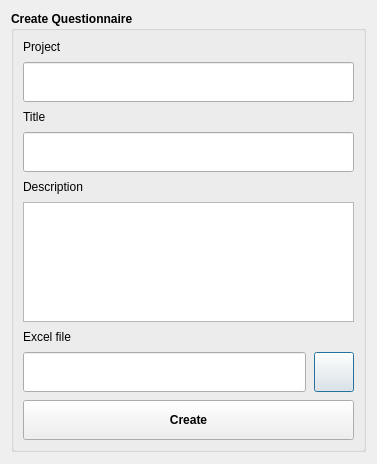
<?xml version="1.0" encoding="UTF-8"?>
<ui version="4.0">
 <class>DlgQuestionnaire</class>
 <widget class="QDialog" name="DlgQuestionnaire">
  <property name="geometry">
   <rect>
    <x>0</x>
    <y>0</y>
    <width>377</width>
    <height>464</height>
   </rect>
  </property>
  <property name="sizePolicy">
   <sizepolicy hsizetype="Preferred" vsizetype="Maximum">
    <horstretch>0</horstretch>
    <verstretch>0</verstretch>
   </sizepolicy>
  </property>
  <property name="windowTitle">
   <string>Create Questionnaire</string>
  </property>
  <layout class="QVBoxLayout" name="verticalLayout">
   <item>
    <widget class="QGroupBox" name="groupBox">
     <property name="sizePolicy">
      <sizepolicy hsizetype="Preferred" vsizetype="Maximum">
       <horstretch>0</horstretch>
       <verstretch>0</verstretch>
      </sizepolicy>
     </property>
     <property name="font">
      <font>
       <weight>75</weight>
       <bold>true</bold>
      </font>
     </property>
     <property name="layoutDirection">
      <enum>Qt::LeftToRight</enum>
     </property>
     <property name="title">
      <string>Create Questionnaire</string>
     </property>
     <layout class="QVBoxLayout" name="verticalLayout_3">
      <property name="spacing">
       <number>8</number>
      </property>
      <item>
       <widget class="QLabel" name="label">
        <property name="sizePolicy">
         <sizepolicy hsizetype="Preferred" vsizetype="Fixed">
          <horstretch>0</horstretch>
          <verstretch>0</verstretch>
         </sizepolicy>
        </property>
        <property name="font">
         <font>
          <weight>50</weight>
          <bold>false</bold>
         </font>
        </property>
        <property name="text">
         <string>Project</string>
        </property>
       </widget>
      </item>
      <item>
       <widget class="QLineEdit" name="projectLineEdit">
        <property name="sizePolicy">
         <sizepolicy hsizetype="Expanding" vsizetype="Fixed">
          <horstretch>0</horstretch>
          <verstretch>0</verstretch>
         </sizepolicy>
        </property>
        <property name="minimumSize">
         <size>
          <width>0</width>
          <height>40</height>
         </size>
        </property>
        <property name="maximumSize">
         <size>
          <width>16777215</width>
          <height>40</height>
         </size>
        </property>
        <property name="font">
         <font>
          <weight>50</weight>
          <bold>false</bold>
         </font>
        </property>
       </widget>
      </item>
      <item>
       <widget class="QLabel" name="label_2">
        <property name="sizePolicy">
         <sizepolicy hsizetype="Preferred" vsizetype="Fixed">
          <horstretch>0</horstretch>
          <verstretch>0</verstretch>
         </sizepolicy>
        </property>
        <property name="font">
         <font>
          <weight>50</weight>
          <bold>false</bold>
         </font>
        </property>
        <property name="text">
         <string>Title</string>
        </property>
       </widget>
      </item>
      <item>
       <widget class="QLineEdit" name="titleLineEdit">
        <property name="sizePolicy">
         <sizepolicy hsizetype="Expanding" vsizetype="Fixed">
          <horstretch>0</horstretch>
          <verstretch>0</verstretch>
         </sizepolicy>
        </property>
        <property name="minimumSize">
         <size>
          <width>0</width>
          <height>40</height>
         </size>
        </property>
        <property name="maximumSize">
         <size>
          <width>16777215</width>
          <height>40</height>
         </size>
        </property>
        <property name="font">
         <font>
          <weight>50</weight>
          <bold>false</bold>
         </font>
        </property>
       </widget>
      </item>
      <item>
       <widget class="QLabel" name="label_3">
        <property name="sizePolicy">
         <sizepolicy hsizetype="Preferred" vsizetype="Fixed">
          <horstretch>0</horstretch>
          <verstretch>0</verstretch>
         </sizepolicy>
        </property>
        <property name="font">
         <font>
          <weight>50</weight>
          <bold>false</bold>
         </font>
        </property>
        <property name="text">
         <string>Description</string>
        </property>
       </widget>
      </item>
      <item>
       <widget class="QTextEdit" name="descriptionTextEdit">
        <property name="minimumSize">
         <size>
          <width>0</width>
          <height>120</height>
         </size>
        </property>
        <property name="maximumSize">
         <size>
          <width>16777215</width>
          <height>120</height>
         </size>
        </property>
        <property name="font">
         <font>
          <weight>50</weight>
          <bold>false</bold>
         </font>
        </property>
       </widget>
      </item>
      <item>
       <widget class="QLabel" name="label_4">
        <property name="sizePolicy">
         <sizepolicy hsizetype="Preferred" vsizetype="Fixed">
          <horstretch>0</horstretch>
          <verstretch>0</verstretch>
         </sizepolicy>
        </property>
        <property name="font">
         <font>
          <weight>50</weight>
          <bold>false</bold>
         </font>
        </property>
        <property name="text">
         <string>Excel file</string>
        </property>
       </widget>
      </item>
      <item>
       <layout class="QHBoxLayout" name="horizontalLayout">
        <property name="spacing">
         <number>8</number>
        </property>
        <property name="sizeConstraint">
         <enum>QLayout::SetMinAndMaxSize</enum>
        </property>
        <item>
         <widget class="QLineEdit" name="fileLineEdit">
          <property name="sizePolicy">
           <sizepolicy hsizetype="Expanding" vsizetype="Fixed">
            <horstretch>0</horstretch>
            <verstretch>0</verstretch>
           </sizepolicy>
          </property>
          <property name="minimumSize">
           <size>
            <width>0</width>
            <height>40</height>
           </size>
          </property>
          <property name="maximumSize">
           <size>
            <width>16777215</width>
            <height>40</height>
           </size>
          </property>
          <property name="font">
           <font>
            <weight>50</weight>
            <bold>false</bold>
           </font>
          </property>
         </widget>
        </item>
        <item>
         <widget class="QPushButton" name="filePushButton">
          <property name="sizePolicy">
           <sizepolicy hsizetype="Fixed" vsizetype="Fixed">
            <horstretch>0</horstretch>
            <verstretch>0</verstretch>
           </sizepolicy>
          </property>
          <property name="minimumSize">
           <size>
            <width>40</width>
            <height>40</height>
           </size>
          </property>
          <property name="maximumSize">
           <size>
            <width>40</width>
            <height>40</height>
           </size>
          </property>
          <property name="text">
           <string/>
          </property>
          <property name="icon">
           <iconset>
            <normaloff>../icons/menu.svg</normaloff>../icons/menu.svg</iconset>
          </property>
         </widget>
        </item>
       </layout>
      </item>
      <item>
       <widget class="QPushButton" name="createPushButton">
        <property name="minimumSize">
         <size>
          <width>160</width>
          <height>40</height>
         </size>
        </property>
        <property name="maximumSize">
         <size>
          <width>16777215</width>
          <height>40</height>
         </size>
        </property>
        <property name="layoutDirection">
         <enum>Qt::LeftToRight</enum>
        </property>
        <property name="text">
         <string>Create</string>
        </property>
        <property name="autoRepeatInterval">
         <number>100</number>
        </property>
       </widget>
      </item>
     </layout>
    </widget>
   </item>
  </layout>
 </widget>
 <resources/>
 <connections/>
</ui>
